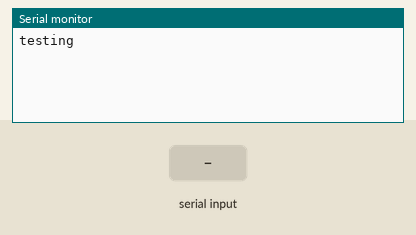
Simulated run of this sketch. Board: Arduino Uno, built with avr-gcc and run on an emulated ATmega328P. On the bench: the last lines printed to the serial monitor. Inputs (shaded band) come from the test bench.

Above: at 1.2 s.
1.3 s: "1" received over the second serial link
At 1.46 s:
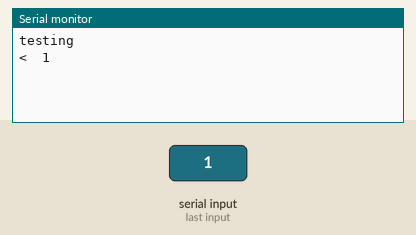
3.0 s: "1" received over Serial
4.5 s: "0" received over the second serial link
At 5.3 s:
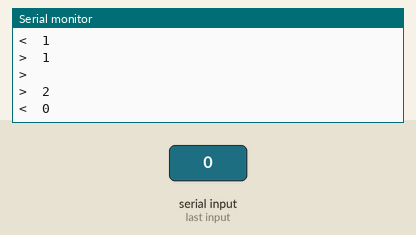
Timing chart, 0 to 7.5 s (numbered marks = the images above; inputs shaded):
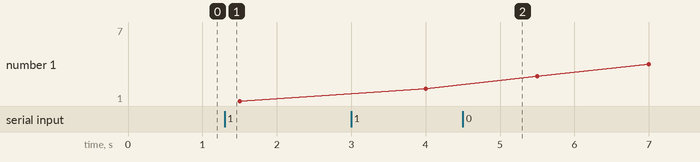

Measured:
- after the input at 1.3 s, the serial monitor: prints a new line at once (image 1)
- after the input at 4.5 s, the serial monitor: prints a new line at once (image 2)

The sketch:

bluetooth_test.ino
```cpp
#include <SoftwareSerial.h>

SoftwareSerial BTSerial(11, 12); //RX|TX
unsigned long time_last;
const unsigned long interval = 3000;
unsigned int count = 0;

void setup(){
  Serial.begin(115200);
  BTSerial.begin(115200); // default baud rate
  while(!Serial); //if it is an Arduino Micro
  time_last = millis();
  Serial.println("testing");
}

void loop(){
  //read from the HM-10 and print in the Serial
  if(BTSerial.available()){
    String s = "";
    while (BTSerial.available()){
      s.concat(char(BTSerial.read()));
    }
    Serial.print("<\t");
    Serial.println(s);
  }

  //read from the serial and send via bluetooth and print back to serial
  if(Serial.available()){
    String s = "";
    while (Serial.available()){
      s.concat(Serial.readString());
    }
    unsigned int len = s.length();
    char c [len];
    s.toCharArray(c, len);
    Serial.print(">\t");
    Serial.println(c);
    BTSerial.write(c);
  }

  //send and print a count;
  if(millis()-time_last > 1500){
    count += 1;
    String s = String(count);
    unsigned int len = s.length()+1;
    char c [len];
    s.toCharArray(c, len);
    BTSerial.write(c);
    Serial.print(">\t");
    Serial.println(c);
    time_last = millis();
  }
}

//void loop(){
//  if(BTSerial.available()){
//    Serial.print("<\t");
//    Serial.println(BTSerial.read());
//  }
//
//  if(millis()-time_last > interval){
//    count += 1;
//    String s = String(count);
//    unsigned int len = s.length()+1;
//    char c [len];
//    s.toCharArray(c, len);
//    BTSerial.write(c);
//    Serial.print(">\t");
//    Serial.println(c);
//    time_last = millis();
//  }
//}

//void loop(){
//  //read from the HM-10 and print in the Serial
//  if(BTSerial.available()){
//    String s = "";
//    while (BTSerial.available()){
//      s.concat(char(BTSerial.read()));
//    }
//    Serial.print("<\t");
//    Serial.println(s);
//  }
//
//  if(Serial.available()){
//    String s = "";
//    while (Serial.available()){
//      s.concat(Serial.readString());
//    }
//    unsigned int len = s.length();
//    char c [len];
//    s.toCharArray(c, len);
//    Serial.print(">\t");
//    Serial.println(c);
//    BTSerial.write(c);
//  }
//}
```
